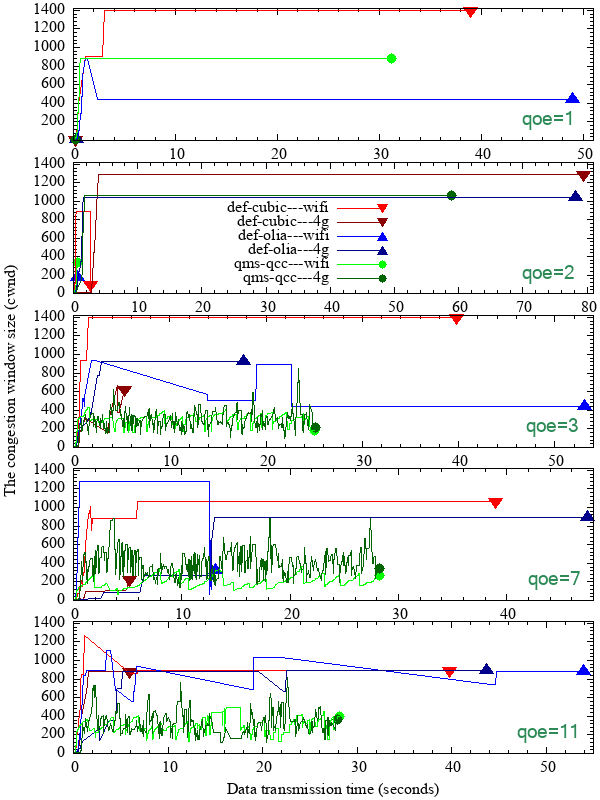

Recreate this plot in gnuplot.

reset
set terminal png font "times new roman" size 600,800

if (!exists("MP_LEFT"))   MP_LEFT = .123
if (!exists("MP_RIGHT"))  MP_RIGHT = .99
if (!exists("MP_TOP"))    MP_TOP = .99
if (!exists("MP_BOTTOM")) MP_BOTTOM = .058
if (!exists("MP_GAP"))    MP_GAP = 0.026

set multiplot layout 5,1 rowsfirst margins screen MP_LEFT, MP_RIGHT, MP_BOTTOM, MP_TOP spacing screen MP_GAP

set xrange [0:51]
set xtics 0,10,51
set mxtics 5
set yrange [0:1420]
set ytics 0,200,1420
set mytics 5
set label 1 at 44,200 "qoe=1" tc rgb "sea-green" font "Microsoft Sans Serif,14"
set label 2 at 38.908650,1400 point pt 11 ps 1.5 lc rgb "red"
set label 3 at 0.164630,10 point pt 11 ps 1.5 lc rgb "dark-red"
set label 4 at 48.896790,444 point pt 9 ps 1.5 lc rgb "blue"
set label 5 at 0.333073,10 point pt 9 ps 1.5 lc rgb "dark-blue"
set label 6 at 31.217957,886 point pt 7 ps 1.5 lc rgb "green"
set label 7 at 0.161820,10 point pt 7 ps 1.5 lc rgb "dark-green"
plot \
     "test-03-def-cubic-qoe01.txt---wlan0" using 1:3 with lines lw 1 lt 3 lc "red" title '', \
\
     "test-03-def-cubic-qoe01.txt---rmnet_data" using 1:3 with lines lw 1 lt 3 lc "dark-red" title '', \
\
     "test-03-def-olia-qoe01.txt---wlan0" using 1:3 with lines lw 1 lt 3 lc "blue" title '', \
\
     "test-03-def-olia-qoe01.txt---rmnet_data" using 1:3 with lines lw 1 lt 3 lc "dark-blue" title '', \
\
     "test-03-qms-qcc-qoe01.txt---wlan0" using 1:3 with lines lw 1 lt 3 lc "green" title '', \
\
     "test-03-qms-qcc-qoe01.txt---rmnet_data" using 1:3 with lines lw 1 lt 3 lc "dark-green" title ''


unset label
set xrange [0:81]
set xtics 0,10,81
set mxtics 5
set yrange [0:1420]
set ytics 0,200,1420
set mytics 5

set label 12 at 48.1,932 point pt 11 ps 1.3 lc rgb "red"
set label 13 at 48.1,780 point pt 11 ps 1.3 lc rgb "dark-red"
set label 14 at 48.1,611 point pt 9 ps 1.3 lc rgb "blue"
set label 15 at 48.1,460 point pt 9 ps 1.3 lc rgb "dark-blue"
set label 16 at 48.1,317 point pt 7 ps 1.3 lc rgb "green"
set label 17 at 48.1,160 point pt 7 ps 1.3 lc rgb "dark-green"

set label 1 at 70,200 "qoe=2" tc rgb "sea-green" font "Microsoft Sans Serif,14"
set label 2 at 2.684202,101 point pt 11 ps 1.5 lc rgb "red"
set label 3 at 79.416245,1291 point pt 11 ps 1.5 lc rgb "dark-red"
set label 4 at 0.604357,177 point pt 9 ps 1.5 lc rgb "blue"
set label 5 at 78.205992,1036 point pt 9 ps 1.5 lc rgb "dark-blue"
set label 6 at 0.573039,333 point pt 7 ps 1.5 lc rgb "green"
set label 7 at 58.852550,1058 point pt 7 ps 1.5 lc rgb "dark-green"
set key spacing 0.99 font ",12" at 20,90 bottom left samplen 5
plot \
     "test-03-def-cubic-qoe02.txt---wlan0" using 1:3 with lines lw 1 lt 3 lc "red" title 'def-cubic---wifi', \
\
     "test-03-def-cubic-qoe02.txt---rmnet_data" using 1:3 with lines lw 1 lt 3 lc "dark-red" title 'def-cubic---4g', \
\
     "test-03-def-olia-qoe02.txt---wlan0" using 1:3 with lines lw 1 lt 3 lc "blue" title 'def-olia---wifi', \
\
     "test-03-def-olia-qoe02.txt---rmnet_data" using 1:3 with lines lw 1 lt 3 lc "dark-blue" title 'def-olia---4g', \
\
     "test-03-qms-qcc-qoe02.txt---wlan0" using 1:3 with lines lw 1 lt 3 lc "green" title 'qms-qcc---wifi', \
\
     "test-03-qms-qcc-qoe02.txt---rmnet_data" using 1:3 with lines lw 1 lt 3 lc "dark-green" title 'qms-qcc---4g'


set ylabel offset 0,0 "The congestion window size (cwnd)"
unset label
set xrange [0:54]
set xtics 0,10,54
set mxtics 5
set yrange [0:1420]
set ytics 0,200,1420
set mytics 5
set label 1 at 47,200 "qoe=3" tc rgb "sea-green" font "Microsoft Sans Serif,14"
set label 2 at 39.741682,1400 point pt 11 ps 1.5 lc rgb "red"
set label 3 at 5.305366,628 point pt 11 ps 1.5 lc rgb "dark-red"
set label 4 at 53.018218,446 point pt 9 ps 1.5 lc rgb "blue"
set label 5 at 17.634738,928 point pt 9 ps 1.5 lc rgb "dark-blue"
set label 6 at 25.038942,187 point pt 7 ps 1.5 lc rgb "green"
set label 7 at 25.099437,220 point pt 7 ps 1.5 lc rgb "dark-green"
plot \
     "test-03-def-cubic-qoe03.txt---wlan0" using 1:3 with lines lw 1 lt 3 lc "red" title '', \
\
     "test-03-def-cubic-qoe03.txt---rmnet_data" using 1:3 with lines lw 1 lt 3 lc "dark-red" title '', \
\
     "test-03-def-olia-qoe03.txt---wlan0" using 1:3 with lines lw 1 lt 3 lc "blue" title '', \
\
     "test-03-def-olia-qoe03.txt---rmnet_data" using 1:3 with lines lw 1 lt 3 lc "dark-blue" title '', \
\
     "test-03-qms-qcc-qoe03.txt---wlan0" using 1:3 with lines lw 1 lt 3 lc "green" title '', \
\
     "test-03-qms-qcc-qoe03.txt---rmnet_data" using 1:3 with lines lw 1 lt 3 lc "dark-green" title ''


unset label
unset ylabel
set xrange [0:48]
set xtics 0,10,48
set mxtics 5
set yrange [0:1420]
set ytics 0,200,1420
set mytics 5
set label 1 at 42,200 "qoe=7" tc rgb "sea-green" font "Microsoft Sans Serif,14"
set label 2 at 38.937466,1061 point pt 11 ps 1.5 lc rgb "red"
set label 3 at 5.149086,229 point pt 11 ps 1.5 lc rgb "dark-red"
set label 4 at 13.143308,320 point pt 9 ps 1.5 lc rgb "blue"
set label 5 at 47.418006,888 point pt 9 ps 1.5 lc rgb "dark-blue"
set label 6 at 28.211363,265 point pt 7 ps 1.5 lc rgb "green"
set label 7 at 28.266852,341 point pt 7 ps 1.5 lc rgb "dark-green"
plot \
     "test-03-def-cubic-qoe07.txt---wlan0" using 1:3 with lines lw 1 lt 3 lc "red" title '', \
\
     "test-03-def-cubic-qoe07.txt---rmnet_data" using 1:3 with lines lw 1 lt 3 lc "dark-red" title '', \
\
     "test-03-def-olia-qoe07.txt---wlan0" using 1:3 with lines lw 1 lt 3 lc "blue" title '', \
\
     "test-03-def-olia-qoe07.txt---rmnet_data" using 1:3 with lines lw 1 lt 3 lc "dark-blue" title '', \
\
     "test-03-qms-qcc-qoe07.txt---wlan0" using 1:3 with lines lw 1 lt 3 lc "green" title '', \
\
     "test-03-qms-qcc-qoe07.txt---rmnet_data" using 1:3 with lines lw 1 lt 3 lc "dark-green" title ''


set xlabel offset 0,0 "Data transmission time (seconds)"
unset label
unset ylabel
set xrange [0:55]
set xtics 0,10,55
set mxtics 5
set yrange [0:1420]
set ytics 0,200,1420
set mytics 5
set label 1 at 47,200 "qoe=11" tc rgb "sea-green" font "Microsoft Sans Serif,14"
set label 2 at 39.731484,889 point pt 11 ps 1.5 lc rgb "red"
set label 3 at 5.917541,886 point pt 11 ps 1.5 lc rgb "dark-red"
set label 4 at 53.895364,887 point pt 9 ps 1.5 lc rgb "blue"
set label 5 at 43.657038,895 point pt 9 ps 1.5 lc rgb "dark-blue"
set label 6 at 28.151761,394 point pt 7 ps 1.5 lc rgb "green"
set label 7 at 27.891181,365 point pt 7 ps 1.5 lc rgb "dark-green"
plot \
     "test-03-def-cubic-qoe11.txt---wlan0" using 1:3 with lines lw 1 lt 3 lc "red" title '', \
\
     "test-03-def-cubic-qoe11.txt---rmnet_data" using 1:3 with lines lw 1 lt 3 lc "dark-red" title '', \
\
     "test-03-def-olia-qoe11.txt---wlan0" using 1:3 with lines lw 1 lt 3 lc "blue" title '', \
\
     "test-03-def-olia-qoe11.txt---rmnet_data" using 1:3 with lines lw 1 lt 3 lc "dark-blue" title '', \
\
     "test-03-qms-qcc-qoe11.txt---wlan0" using 1:3 with lines lw 1 lt 3 lc "green" title '', \
\
     "test-03-qms-qcc-qoe11.txt---rmnet_data" using 1:3 with lines lw 1 lt 3 lc "dark-green" title ''
